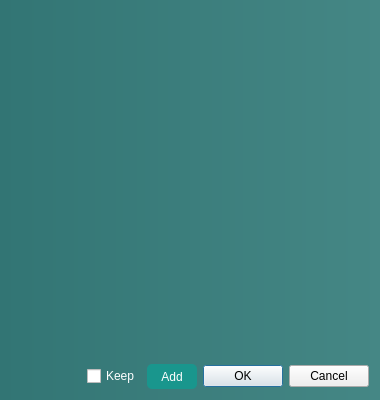
<?xml version="1.0" encoding="UTF-8"?>
<ui version="4.0">
 <class>FilterDialog</class>
 <widget class="QDialog" name="FilterDialog">
  <property name="geometry">
   <rect>
    <x>0</x>
    <y>0</y>
    <width>380</width>
    <height>400</height>
   </rect>
  </property>
  <property name="sizePolicy">
   <sizepolicy hsizetype="Minimum" vsizetype="Minimum">
    <horstretch>0</horstretch>
    <verstretch>0</verstretch>
   </sizepolicy>
  </property>
  <property name="minimumSize">
   <size>
    <width>0</width>
    <height>0</height>
   </size>
  </property>
  <property name="maximumSize">
   <size>
    <width>16777215</width>
    <height>16777215</height>
   </size>
  </property>
  <property name="windowTitle">
   <string>FilterDialog</string>
  </property>
  <property name="layoutDirection">
   <enum>Qt::LeftToRight</enum>
  </property>
  <property name="styleSheet">
   <string notr="true">QDialog#FilterDialog{
background:qlineargradient(spread:pad, x1:0, y1:0.511364, x2:1, y2:0.511364, stop:0 rgba(50, 117, 116,255) , stop:1 rgba(69, 135, 133,255) )
}</string>
  </property>
  <property name="sizeGripEnabled">
   <bool>false</bool>
  </property>
  <layout class="QVBoxLayout" name="verticalLayout">
   <item>
    <widget class="FilterScrollArea" name="fsarea" native="true">
     <property name="sizePolicy">
      <sizepolicy hsizetype="MinimumExpanding" vsizetype="MinimumExpanding">
       <horstretch>0</horstretch>
       <verstretch>0</verstretch>
      </sizepolicy>
     </property>
    </widget>
   </item>
   <item>
    <spacer name="verticalSpacer">
     <property name="orientation">
      <enum>Qt::Vertical</enum>
     </property>
     <property name="sizeType">
      <enum>QSizePolicy::Maximum</enum>
     </property>
     <property name="sizeHint" stdset="0">
      <size>
       <width>20</width>
       <height>40</height>
      </size>
     </property>
    </spacer>
   </item>
   <item>
    <layout class="QHBoxLayout" name="horizontalLayout">
     <item>
      <spacer name="horizontalSpacer">
       <property name="orientation">
        <enum>Qt::Horizontal</enum>
       </property>
       <property name="sizeHint" stdset="0">
        <size>
         <width>40</width>
         <height>20</height>
        </size>
       </property>
      </spacer>
     </item>
     <item>
      <widget class="QCheckBox" name="keepCheckBox">
       <property name="styleSheet">
        <string notr="true">color:white
</string>
       </property>
       <property name="text">
        <string>Keep</string>
       </property>
      </widget>
     </item>
     <item>
      <widget class="QPushButton" name="addBtn">
       <property name="minimumSize">
        <size>
         <width>50</width>
         <height>25</height>
        </size>
       </property>
       <property name="styleSheet">
        <string notr="true">QPushButton#addBtn{
color:white;
background:rgb(25, 150, 141);
border-color:rgb(25, 150, 141);
border-radius: 5px;
height: 25px
}

QPushButton#addBtn:hover
{
color:(220, 223, 223);
background:rgb(21, 156, 143);
border-color:rgb(21, 156, 143);
border-radius: 5px;
height: 25px
}

QPushButton#addBtn:pressed
{
color:rgb(211, 213, 213);
background:rgb(16, 117, 107);
border-color:rgb(16, 117, 107);
border-radius: 5px;
height: 25px
}</string>
       </property>
       <property name="text">
        <string>Add</string>
       </property>
      </widget>
     </item>
     <item>
      <widget class="QDialogButtonBox" name="buttonBox">
       <property name="standardButtons">
        <set>QDialogButtonBox::Cancel|QDialogButtonBox::Ok</set>
       </property>
      </widget>
     </item>
    </layout>
   </item>
  </layout>
 </widget>
 <customwidgets>
  <customwidget>
   <class>FilterScrollArea</class>
   <extends>QWidget</extends>
   <header>iSpecIDApp/filterscrollarea.h</header>
   <container>1</container>
  </customwidget>
 </customwidgets>
 <resources/>
 <connections/>
</ui>
